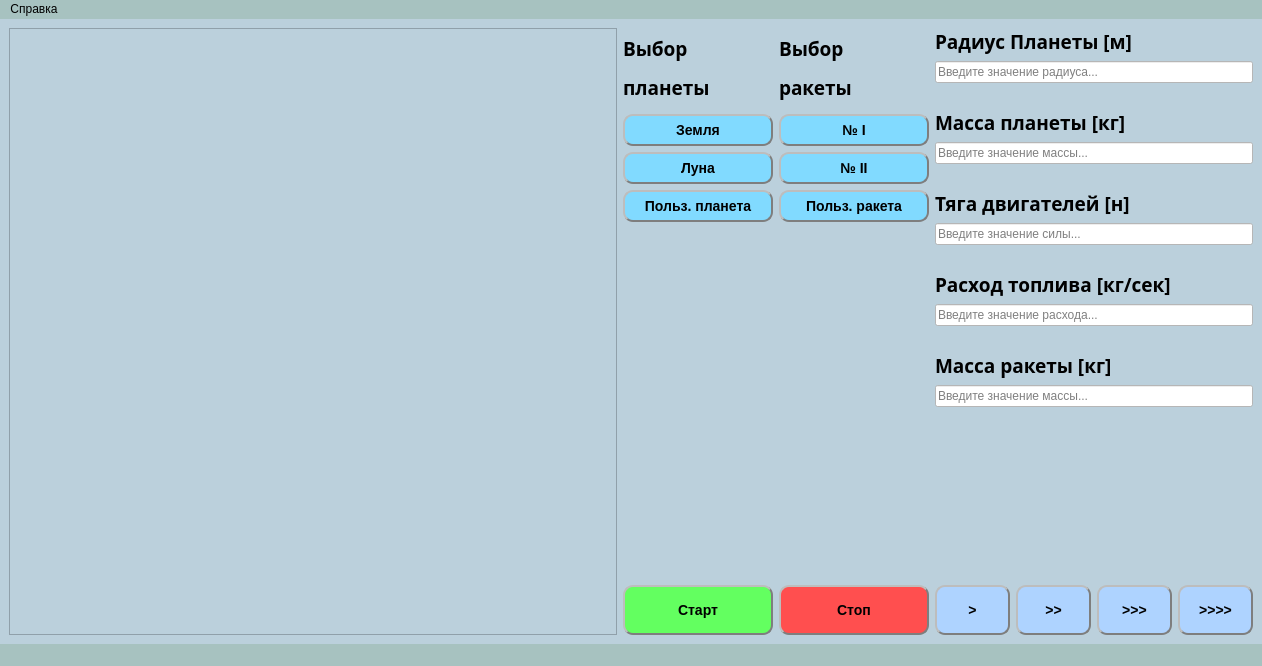
<?xml version="1.0" encoding="UTF-8"?>
<ui version="4.0">
 <class>MainWindow</class>
 <widget class="QMainWindow" name="MainWindow">
  <property name="enabled">
   <bool>true</bool>
  </property>
  <property name="geometry">
   <rect>
    <x>0</x>
    <y>0</y>
    <width>1262</width>
    <height>666</height>
   </rect>
  </property>
  <property name="sizePolicy">
   <sizepolicy hsizetype="Minimum" vsizetype="Minimum">
    <horstretch>0</horstretch>
    <verstretch>0</verstretch>
   </sizepolicy>
  </property>
  <property name="minimumSize">
   <size>
    <width>0</width>
    <height>0</height>
   </size>
  </property>
  <property name="windowTitle">
   <string>Balistic Model</string>
  </property>
  <property name="windowIcon">
   <iconset>
    <normaloff>images/img_main.png</normaloff>images/img_main.png</iconset>
  </property>
  <property name="styleSheet">
   <string notr="true">background-color: rgb(187, 208, 220);</string>
  </property>
  <widget class="QWidget" name="centralwidget">
   <property name="sizePolicy">
    <sizepolicy hsizetype="Minimum" vsizetype="Minimum">
     <horstretch>0</horstretch>
     <verstretch>0</verstretch>
    </sizepolicy>
   </property>
   <layout class="QHBoxLayout" name="horizontalLayout_2">
    <item>
     <widget class="QGraphicsView" name="graphicsView">
      <property name="enabled">
       <bool>true</bool>
      </property>
      <property name="sizePolicy">
       <sizepolicy hsizetype="MinimumExpanding" vsizetype="Expanding">
        <horstretch>0</horstretch>
        <verstretch>0</verstretch>
       </sizepolicy>
      </property>
      <property name="minimumSize">
       <size>
        <width>600</width>
        <height>600</height>
       </size>
      </property>
     </widget>
    </item>
    <item>
     <layout class="QVBoxLayout" name="verticalLayout_3">
      <item>
       <widget class="QLabel" name="label_7">
        <property name="sizePolicy">
         <sizepolicy hsizetype="Fixed" vsizetype="Fixed">
          <horstretch>0</horstretch>
          <verstretch>0</verstretch>
         </sizepolicy>
        </property>
        <property name="minimumSize">
         <size>
          <width>150</width>
          <height>80</height>
         </size>
        </property>
        <property name="font">
         <font>
          <family>Arial Black</family>
          <pointsize>14</pointsize>
          <bold>true</bold>
         </font>
        </property>
        <property name="lineWidth">
         <number>1</number>
        </property>
        <property name="text">
         <string>&lt;html&gt;&lt;head/&gt;&lt;body&gt;&lt;p&gt;Выбор&lt;/p&gt;&lt;p&gt;планеты&lt;/p&gt;&lt;/body&gt;&lt;/html&gt;</string>
        </property>
        <property name="textFormat">
         <enum>Qt::AutoText</enum>
        </property>
       </widget>
      </item>
      <item>
       <widget class="QPushButton" name="pushButton_Earth">
        <property name="sizePolicy">
         <sizepolicy hsizetype="Minimum" vsizetype="Fixed">
          <horstretch>0</horstretch>
          <verstretch>0</verstretch>
         </sizepolicy>
        </property>
        <property name="minimumSize">
         <size>
          <width>0</width>
          <height>0</height>
         </size>
        </property>
        <property name="styleSheet">
         <string notr="true">     background-color: rgb(129, 218, 255);
     border-style: outset;
     border-width: 2px;
     border-radius: 10px;
     border-color: rgb(126, 126, 126);
     font: bold 14px;
     padding: 6px;</string>
        </property>
        <property name="text">
         <string>Земля</string>
        </property>
       </widget>
      </item>
      <item>
       <widget class="QPushButton" name="pushButton_Moon">
        <property name="sizePolicy">
         <sizepolicy hsizetype="Minimum" vsizetype="Fixed">
          <horstretch>0</horstretch>
          <verstretch>0</verstretch>
         </sizepolicy>
        </property>
        <property name="minimumSize">
         <size>
          <width>0</width>
          <height>0</height>
         </size>
        </property>
        <property name="styleSheet">
         <string notr="true">     background-color: rgb(129, 218, 255);
     border-style: outset;
     border-width: 2px;
     border-radius: 10px;
     border-color: rgb(126, 126, 126);
     font: bold 14px;
     padding: 6px;</string>
        </property>
        <property name="text">
         <string>Луна</string>
        </property>
       </widget>
      </item>
      <item>
       <widget class="QPushButton" name="pushButton_CustomPlanet">
        <property name="sizePolicy">
         <sizepolicy hsizetype="Minimum" vsizetype="Fixed">
          <horstretch>0</horstretch>
          <verstretch>0</verstretch>
         </sizepolicy>
        </property>
        <property name="minimumSize">
         <size>
          <width>0</width>
          <height>0</height>
         </size>
        </property>
        <property name="styleSheet">
         <string notr="true">     background-color: rgb(129, 218, 255);
     border-style: outset;
     border-width: 2px;
     border-radius: 10px;
     border-color: rgb(126, 126, 126);
     font: bold 14px;
     padding: 6px;</string>
        </property>
        <property name="text">
         <string>Польз. планета</string>
        </property>
       </widget>
      </item>
      <item>
       <spacer name="verticalSpacer_6">
        <property name="orientation">
         <enum>Qt::Vertical</enum>
        </property>
        <property name="sizeHint" stdset="0">
         <size>
          <width>20</width>
          <height>40</height>
         </size>
        </property>
       </spacer>
      </item>
      <item>
       <widget class="QPushButton" name="pushButton_Start">
        <property name="minimumSize">
         <size>
          <width>0</width>
          <height>50</height>
         </size>
        </property>
        <property name="styleSheet">
         <string notr="true">     background-color: rgb(99, 255, 96);
     border-style: outset;
     border-width: 2px;
     border-radius: 10px;
     border-color: rgb(126, 126, 126);
     font: bold 14px;
     padding: 6px;</string>
        </property>
        <property name="text">
         <string>Старт</string>
        </property>
       </widget>
      </item>
     </layout>
    </item>
    <item>
     <layout class="QVBoxLayout" name="verticalLayout_4">
      <item>
       <widget class="QLabel" name="label_8">
        <property name="sizePolicy">
         <sizepolicy hsizetype="Fixed" vsizetype="Fixed">
          <horstretch>0</horstretch>
          <verstretch>0</verstretch>
         </sizepolicy>
        </property>
        <property name="minimumSize">
         <size>
          <width>150</width>
          <height>80</height>
         </size>
        </property>
        <property name="font">
         <font>
          <family>Arial Black</family>
          <pointsize>14</pointsize>
          <bold>true</bold>
         </font>
        </property>
        <property name="lineWidth">
         <number>1</number>
        </property>
        <property name="text">
         <string>&lt;html&gt;&lt;head/&gt;&lt;body&gt;&lt;p&gt;Выбор&lt;/p&gt;&lt;p&gt;ракеты&lt;/p&gt;&lt;/body&gt;&lt;/html&gt;</string>
        </property>
        <property name="textFormat">
         <enum>Qt::AutoText</enum>
        </property>
       </widget>
      </item>
      <item>
       <widget class="QPushButton" name="pushButton_RocketOne">
        <property name="sizePolicy">
         <sizepolicy hsizetype="Minimum" vsizetype="Fixed">
          <horstretch>0</horstretch>
          <verstretch>0</verstretch>
         </sizepolicy>
        </property>
        <property name="minimumSize">
         <size>
          <width>0</width>
          <height>0</height>
         </size>
        </property>
        <property name="styleSheet">
         <string notr="true">     background-color: rgb(129, 218, 255);
     border-style: outset;
     border-width: 2px;
     border-radius: 10px;
     border-color: rgb(126, 126, 126);
     font: bold 14px;
     padding: 6px;</string>
        </property>
        <property name="text">
         <string>№ I</string>
        </property>
       </widget>
      </item>
      <item>
       <widget class="QPushButton" name="pushButton_RocketTwo">
        <property name="sizePolicy">
         <sizepolicy hsizetype="Minimum" vsizetype="Fixed">
          <horstretch>0</horstretch>
          <verstretch>0</verstretch>
         </sizepolicy>
        </property>
        <property name="minimumSize">
         <size>
          <width>0</width>
          <height>0</height>
         </size>
        </property>
        <property name="styleSheet">
         <string notr="true">     background-color: rgb(129, 218, 255);
     border-style: outset;
     border-width: 2px;
     border-radius: 10px;
     border-color: rgb(126, 126, 126);
     font: bold 14px;
     padding: 6px;</string>
        </property>
        <property name="text">
         <string>№ II</string>
        </property>
       </widget>
      </item>
      <item>
       <widget class="QPushButton" name="pushButton_CustomRocket">
        <property name="sizePolicy">
         <sizepolicy hsizetype="Minimum" vsizetype="Fixed">
          <horstretch>0</horstretch>
          <verstretch>0</verstretch>
         </sizepolicy>
        </property>
        <property name="minimumSize">
         <size>
          <width>0</width>
          <height>0</height>
         </size>
        </property>
        <property name="styleSheet">
         <string notr="true">     background-color: rgb(129, 218, 255);
     border-style: outset;
     border-width: 2px;
     border-radius: 10px;
     border-color: rgb(126, 126, 126);
     font: bold 14px;
     padding: 6px;</string>
        </property>
        <property name="text">
         <string>Польз. ракета</string>
        </property>
       </widget>
      </item>
      <item>
       <spacer name="verticalSpacer_7">
        <property name="orientation">
         <enum>Qt::Vertical</enum>
        </property>
        <property name="sizeHint" stdset="0">
         <size>
          <width>20</width>
          <height>40</height>
         </size>
        </property>
       </spacer>
      </item>
      <item>
       <widget class="QPushButton" name="pushButton_Stop">
        <property name="minimumSize">
         <size>
          <width>0</width>
          <height>50</height>
         </size>
        </property>
        <property name="font">
         <font>
          <pointsize>-1</pointsize>
          <italic>false</italic>
          <bold>true</bold>
         </font>
        </property>
        <property name="styleSheet">
         <string notr="true">     background-color: rgb(255, 79, 79);
     border-style: outset;
     border-width: 2px;
     border-radius: 10px;
     border-color: rgb(126, 126, 126);
     font: bold 14px;
     padding: 6px;</string>
        </property>
        <property name="text">
         <string>Стоп</string>
        </property>
       </widget>
      </item>
     </layout>
    </item>
    <item>
     <layout class="QVBoxLayout" name="verticalLayout">
      <item>
       <widget class="QLabel" name="label">
        <property name="sizePolicy">
         <sizepolicy hsizetype="Minimum" vsizetype="Fixed">
          <horstretch>0</horstretch>
          <verstretch>0</verstretch>
         </sizepolicy>
        </property>
        <property name="minimumSize">
         <size>
          <width>300</width>
          <height>0</height>
         </size>
        </property>
        <property name="font">
         <font>
          <family>Arial Black</family>
          <pointsize>14</pointsize>
          <bold>true</bold>
         </font>
        </property>
        <property name="text">
         <string>Радиус Планеты [м]</string>
        </property>
       </widget>
      </item>
      <item>
       <widget class="QLineEdit" name="lineEdit_Radius">
        <property name="sizePolicy">
         <sizepolicy hsizetype="Minimum" vsizetype="Fixed">
          <horstretch>0</horstretch>
          <verstretch>0</verstretch>
         </sizepolicy>
        </property>
        <property name="styleSheet">
         <string notr="true">background-color: rgb(255, 255, 255);</string>
        </property>
        <property name="placeholderText">
         <string>Введите значение радиуса...</string>
        </property>
       </widget>
      </item>
      <item>
       <spacer name="verticalSpacer">
        <property name="orientation">
         <enum>Qt::Vertical</enum>
        </property>
        <property name="sizeType">
         <enum>QSizePolicy::Fixed</enum>
        </property>
        <property name="sizeHint" stdset="0">
         <size>
          <width>20</width>
          <height>20</height>
         </size>
        </property>
       </spacer>
      </item>
      <item>
       <widget class="QLabel" name="label_2">
        <property name="sizePolicy">
         <sizepolicy hsizetype="Minimum" vsizetype="Fixed">
          <horstretch>0</horstretch>
          <verstretch>0</verstretch>
         </sizepolicy>
        </property>
        <property name="minimumSize">
         <size>
          <width>300</width>
          <height>0</height>
         </size>
        </property>
        <property name="font">
         <font>
          <family>Arial Black</family>
          <pointsize>14</pointsize>
          <bold>true</bold>
         </font>
        </property>
        <property name="text">
         <string>Масса планеты [кг]</string>
        </property>
       </widget>
      </item>
      <item>
       <widget class="QLineEdit" name="lineEdit_PlanetMass">
        <property name="sizePolicy">
         <sizepolicy hsizetype="Minimum" vsizetype="Fixed">
          <horstretch>0</horstretch>
          <verstretch>0</verstretch>
         </sizepolicy>
        </property>
        <property name="styleSheet">
         <string notr="true">background-color: rgb(255, 255, 255);</string>
        </property>
        <property name="placeholderText">
         <string>Введите значение массы...</string>
        </property>
       </widget>
      </item>
      <item>
       <spacer name="verticalSpacer_3">
        <property name="orientation">
         <enum>Qt::Vertical</enum>
        </property>
        <property name="sizeType">
         <enum>QSizePolicy::Fixed</enum>
        </property>
        <property name="sizeHint" stdset="0">
         <size>
          <width>20</width>
          <height>20</height>
         </size>
        </property>
       </spacer>
      </item>
      <item>
       <widget class="QLabel" name="label_4">
        <property name="sizePolicy">
         <sizepolicy hsizetype="Minimum" vsizetype="Fixed">
          <horstretch>0</horstretch>
          <verstretch>0</verstretch>
         </sizepolicy>
        </property>
        <property name="minimumSize">
         <size>
          <width>300</width>
          <height>0</height>
         </size>
        </property>
        <property name="font">
         <font>
          <family>Arial Black</family>
          <pointsize>14</pointsize>
          <bold>true</bold>
         </font>
        </property>
        <property name="text">
         <string>Тяга двигателей [н]</string>
        </property>
       </widget>
      </item>
      <item>
       <widget class="QLineEdit" name="lineEdit_Trust">
        <property name="sizePolicy">
         <sizepolicy hsizetype="Minimum" vsizetype="Fixed">
          <horstretch>0</horstretch>
          <verstretch>0</verstretch>
         </sizepolicy>
        </property>
        <property name="styleSheet">
         <string notr="true">background-color: rgb(255, 255, 255);</string>
        </property>
        <property name="placeholderText">
         <string>Введите значение силы...</string>
        </property>
       </widget>
      </item>
      <item>
       <spacer name="verticalSpacer_4">
        <property name="orientation">
         <enum>Qt::Vertical</enum>
        </property>
        <property name="sizeType">
         <enum>QSizePolicy::Fixed</enum>
        </property>
        <property name="sizeHint" stdset="0">
         <size>
          <width>20</width>
          <height>20</height>
         </size>
        </property>
       </spacer>
      </item>
      <item>
       <widget class="QLabel" name="label_5">
        <property name="sizePolicy">
         <sizepolicy hsizetype="Minimum" vsizetype="Fixed">
          <horstretch>0</horstretch>
          <verstretch>0</verstretch>
         </sizepolicy>
        </property>
        <property name="minimumSize">
         <size>
          <width>300</width>
          <height>0</height>
         </size>
        </property>
        <property name="font">
         <font>
          <family>Arial Black</family>
          <pointsize>14</pointsize>
          <bold>true</bold>
         </font>
        </property>
        <property name="text">
         <string>Расход топлива [кг/сек]</string>
        </property>
       </widget>
      </item>
      <item>
       <widget class="QLineEdit" name="lineEdit_FuelPerSecond">
        <property name="sizePolicy">
         <sizepolicy hsizetype="Minimum" vsizetype="Fixed">
          <horstretch>0</horstretch>
          <verstretch>0</verstretch>
         </sizepolicy>
        </property>
        <property name="styleSheet">
         <string notr="true">background-color: rgb(255, 255, 255);</string>
        </property>
        <property name="placeholderText">
         <string>Введите значение расхода...</string>
        </property>
       </widget>
      </item>
      <item>
       <spacer name="verticalSpacer_5">
        <property name="orientation">
         <enum>Qt::Vertical</enum>
        </property>
        <property name="sizeType">
         <enum>QSizePolicy::Fixed</enum>
        </property>
        <property name="sizeHint" stdset="0">
         <size>
          <width>20</width>
          <height>20</height>
         </size>
        </property>
       </spacer>
      </item>
      <item>
       <widget class="QLabel" name="label_6">
        <property name="sizePolicy">
         <sizepolicy hsizetype="Minimum" vsizetype="Fixed">
          <horstretch>0</horstretch>
          <verstretch>0</verstretch>
         </sizepolicy>
        </property>
        <property name="minimumSize">
         <size>
          <width>300</width>
          <height>0</height>
         </size>
        </property>
        <property name="font">
         <font>
          <family>Arial Black</family>
          <pointsize>14</pointsize>
          <bold>true</bold>
         </font>
        </property>
        <property name="text">
         <string>Масса ракеты [кг]</string>
        </property>
       </widget>
      </item>
      <item>
       <widget class="QLineEdit" name="lineEdit_RocketMass">
        <property name="sizePolicy">
         <sizepolicy hsizetype="Minimum" vsizetype="Fixed">
          <horstretch>0</horstretch>
          <verstretch>0</verstretch>
         </sizepolicy>
        </property>
        <property name="styleSheet">
         <string notr="true">background-color: rgb(255, 255, 255);</string>
        </property>
        <property name="placeholderText">
         <string>Введите значение массы...</string>
        </property>
       </widget>
      </item>
      <item>
       <spacer name="verticalSpacer_2">
        <property name="orientation">
         <enum>Qt::Vertical</enum>
        </property>
        <property name="sizeHint" stdset="0">
         <size>
          <width>20</width>
          <height>40</height>
         </size>
        </property>
       </spacer>
      </item>
      <item>
       <layout class="QHBoxLayout" name="horizontalLayout">
        <item>
         <widget class="QPushButton" name="pushButton_time1">
          <property name="sizePolicy">
           <sizepolicy hsizetype="Minimum" vsizetype="Fixed">
            <horstretch>0</horstretch>
            <verstretch>0</verstretch>
           </sizepolicy>
          </property>
          <property name="minimumSize">
           <size>
            <width>75</width>
            <height>50</height>
           </size>
          </property>
          <property name="font">
           <font>
            <pointsize>-1</pointsize>
            <italic>false</italic>
            <bold>true</bold>
           </font>
          </property>
          <property name="styleSheet">
           <string notr="true">     background-color: rgb(174, 211, 255);
     border-style: outset;
     border-width: 2px;
     border-radius: 10px;
     border-color: rgb(126, 126, 126);
     font: bold 14px;
     padding: 6px;</string>
          </property>
          <property name="text">
           <string>&gt;</string>
          </property>
         </widget>
        </item>
        <item>
         <widget class="QPushButton" name="pushButton_time2">
          <property name="sizePolicy">
           <sizepolicy hsizetype="Minimum" vsizetype="Fixed">
            <horstretch>0</horstretch>
            <verstretch>0</verstretch>
           </sizepolicy>
          </property>
          <property name="minimumSize">
           <size>
            <width>75</width>
            <height>50</height>
           </size>
          </property>
          <property name="font">
           <font>
            <pointsize>-1</pointsize>
            <italic>false</italic>
            <bold>true</bold>
           </font>
          </property>
          <property name="styleSheet">
           <string notr="true">     background-color: rgb(174, 211, 255);
     border-style: outset;
     border-width: 2px;
     border-radius: 10px;
     border-color: rgb(126, 126, 126);
     font: bold 14px;
     padding: 6px;</string>
          </property>
          <property name="text">
           <string>&gt;&gt;</string>
          </property>
         </widget>
        </item>
        <item>
         <widget class="QPushButton" name="pushButton_time3">
          <property name="sizePolicy">
           <sizepolicy hsizetype="Minimum" vsizetype="Fixed">
            <horstretch>0</horstretch>
            <verstretch>0</verstretch>
           </sizepolicy>
          </property>
          <property name="minimumSize">
           <size>
            <width>75</width>
            <height>50</height>
           </size>
          </property>
          <property name="font">
           <font>
            <pointsize>-1</pointsize>
            <italic>false</italic>
            <bold>true</bold>
           </font>
          </property>
          <property name="styleSheet">
           <string notr="true">     background-color: rgb(174, 211, 255);
     border-style: outset;
     border-width: 2px;
     border-radius: 10px;
     border-color: rgb(126, 126, 126);
     font: bold 14px;
     padding: 6px;</string>
          </property>
          <property name="text">
           <string>&gt;&gt;&gt;</string>
          </property>
         </widget>
        </item>
        <item>
         <widget class="QPushButton" name="pushButton_time4">
          <property name="sizePolicy">
           <sizepolicy hsizetype="Minimum" vsizetype="Fixed">
            <horstretch>0</horstretch>
            <verstretch>0</verstretch>
           </sizepolicy>
          </property>
          <property name="minimumSize">
           <size>
            <width>75</width>
            <height>50</height>
           </size>
          </property>
          <property name="font">
           <font>
            <pointsize>-1</pointsize>
            <italic>false</italic>
            <bold>true</bold>
           </font>
          </property>
          <property name="styleSheet">
           <string notr="true">     background-color: rgb(174, 211, 255);
     border-style: outset;
     border-width: 2px;
     border-radius: 10px;
     border-color: rgb(126, 126, 126);
     font: bold 14px;
     padding: 6px;</string>
          </property>
          <property name="text">
           <string>&gt;&gt;&gt;&gt;</string>
          </property>
         </widget>
        </item>
       </layout>
      </item>
     </layout>
    </item>
   </layout>
  </widget>
  <widget class="QMenuBar" name="menubar">
   <property name="geometry">
    <rect>
     <x>0</x>
     <y>0</y>
     <width>1262</width>
     <height>18</height>
    </rect>
   </property>
   <property name="styleSheet">
    <string notr="true">background-color: rgb(167, 194, 192);
border-color: rgb(124, 124, 124);
font: 75 8pt &quot;MS Shell Dlg 2&quot;;</string>
   </property>
   <property name="nativeMenuBar">
    <bool>true</bool>
   </property>
   <widget class="QMenu" name="menuhelp">
    <property name="font">
     <font>
      <family>MS Shell Dlg 2</family>
      <pointsize>8</pointsize>
      <italic>false</italic>
      <bold>false</bold>
     </font>
    </property>
    <property name="title">
     <string>Справка</string>
    </property>
    <addaction name="ActionOpenHelp"/>
   </widget>
   <addaction name="menuhelp"/>
  </widget>
  <widget class="QStatusBar" name="statusbar">
   <property name="styleSheet">
    <string notr="true">background-color: rgb(167, 194, 192);</string>
   </property>
  </widget>
  <action name="ActionOpenHelp">
   <property name="enabled">
    <bool>true</bool>
   </property>
   <property name="text">
    <string>Открыть справку</string>
   </property>
   <property name="font">
    <font>
     <pointsize>8</pointsize>
     <bold>false</bold>
    </font>
   </property>
  </action>
 </widget>
 <resources/>
 <connections/>
</ui>
